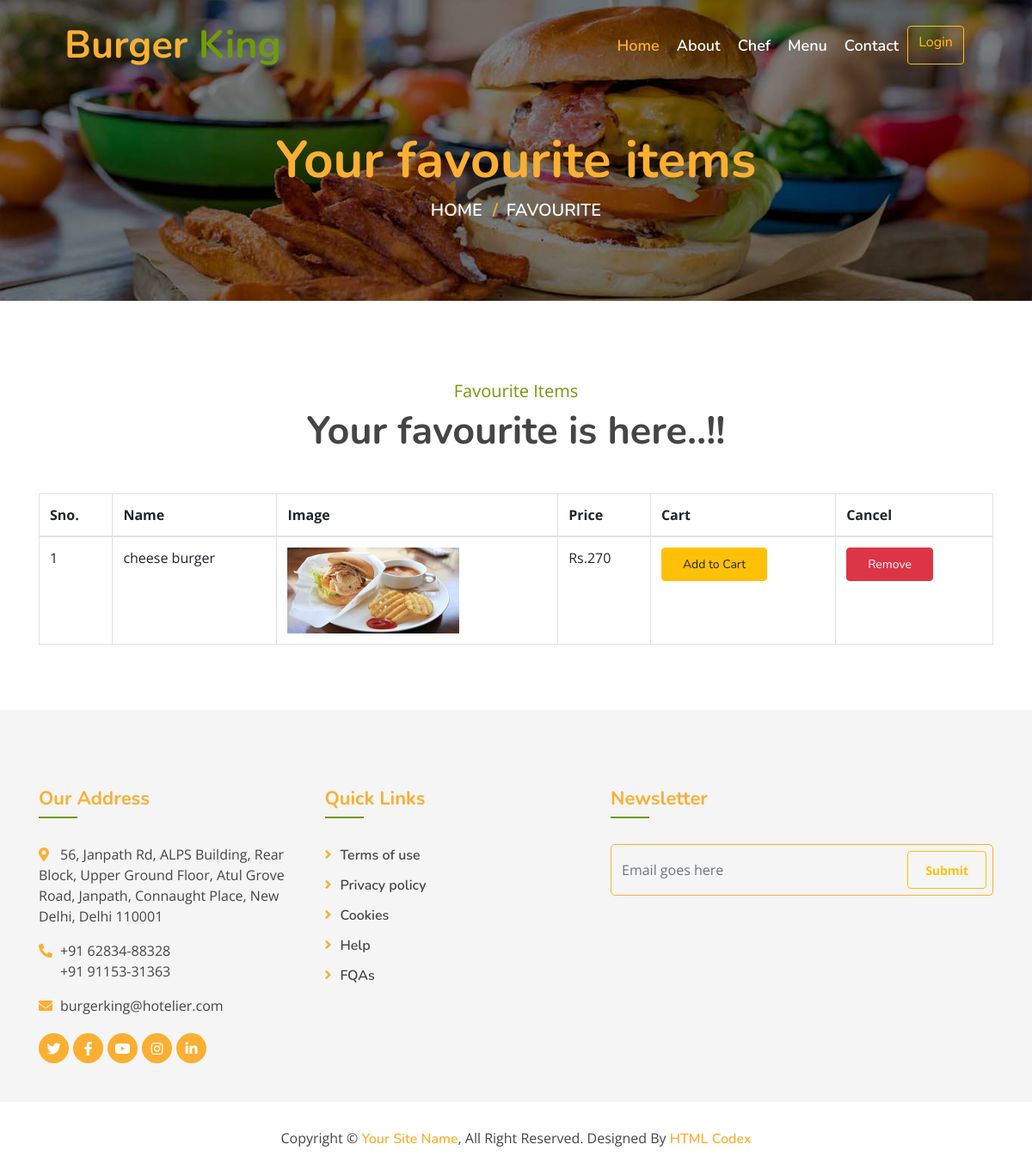
/burgerkingproject/viewfav.php (signed in), run on the app's committed database.
### tables this page shows
CREATE TABLE `fav` (
  `sno` int(11) NOT NULL,
  `U_id` int(11) NOT NULL,
  `p_id` int(11) NOT NULL,
  `p_name` varchar(200) NOT NULL,
  `p_price` varchar(200) NOT NULL,
  `p_image` varchar(200) NOT NULL
);

### burgerkingproject/viewfav.php (the view, shortened to what this page needs)
<?php
include"header.php";
?>
        <div class="page-header">
            <div class="container">
                <div class="row">
                    <div class="col-12">
                        <h2>Your favourite items</h2>
                    </div>
                    <div class="col-12">
                        <a href="">Home</a>
                        <a href="">Favourite</a>
                    </div>
                </div>
            </div>
        </div>
		<div class="team">
            <div class="container">
                <div class="section-header text-center">
				<p>Favourite Items</p>
                    <h2>Your favourite is here..!!</h2>
                </div>
				<?php
if(!isset($_SESSION['U_id']))
{
	echo"<script>
	alert('You have to login first.');
	window.location.href='login.php';
	</script>";
}
else
{
	$uid=$_SESSION['U_id'];
}
				include"proconn.php";
				$a="SELECT * from fav where U_id='$uid'";
				$run=mysqli_query($projectconn,$a);
				$count=mysqli_num_rows($run);
				if($count>0)
				{
?>
		      <table class="table table-bordered table-hover">
    <thead>
      <tr>
        <th>Sno.</th>
        <th>Name</th>
        <th>Image</th>
        <th>Price</th>
        <th>Cart</th>
        <th>Cancel</th>
      </tr>
    </thead>
    <tbody>
	<?php
	$i=1;
		while($r=mysqli_fetch_array($run))
		{
	?>
      <tr>
	  <td><?php echo $i++; ?></td>
        <td><?php echo $r['p_name']; ?></td>
        <td><img src="<?php echo 'img/'.$r['p_image']; ?>" style="height:100px;width:200px"></td>
        <td><?php echo "Rs." .$r['p_price']; ?></td>
        <td><a class="btn btn-sm btn-warning rounded py-2 px-4" href="cart.php?pid=<?php echo $r['sno']; ?>">Add to Cart</a></td>
        <td><a class="btn btn-sm btn-danger rounded py-2 px-4" href="deletefav.php?id=<?php echo $r['sno']; ?>">Remove</a></td>
      </tr>
	  			<?php
				}
			?>
    </tbody>
  </table>
			<?php
				}
			?>
			</div>
			</div>
<?php
include"footer.php";
?>

### burgerkingproject/css/style.css (style rules this page uses)
body { color: #757575; background: #ffffff; font-family: 'open sans', sans-serif; }
h1, h2, h3, h4, h5, h6 { color: #454545; font-family: 'Nunito', sans-serif; }
a { font-family: 'Nunito', sans-serif; font-weight: 600; color: #fbaf32; transition: .3s; }
.page-header { position: relative; margin-bottom: 45px; padding: 150px 0 90px 0; text-align: center; background: linear-gradient(rgba(0, 0, 0, .5), rgba(0, 0, 0, .5)), url(../img/page-header.jpg); background-position: center; background-repeat: no-repeat; background-size: cover; }
.page-header h2 { position: relative; color: #fbaf32; font-size: 60px; font-weight: 700; }
.page-header a { position: relative; padding: 0 12px; font-size: 20px; text-transform: uppercase; color: #ffffff; }
.page-header a::after { position: absolute; content: "/"; width: 8px; height: 8px; top: -1px; right: -7px; text-align: center; color: #fbaf32; }
.page-header a:last-child::after { display: none; }
.section-header { position: relative; margin-bottom: 45px; }
.section-header p { color: #719a0a; margin-bottom: 5px; position: relative; font-size: 20px; }
.section-header h2 { margin: 0; position: relative; font-size: 45px; font-weight: 700; }
.team { position: relative; width: 100%; padding: 45px 0 15px 0; }

### data on the page
fav: p_name "cheese burger", p_image (picture), p_price "270"
